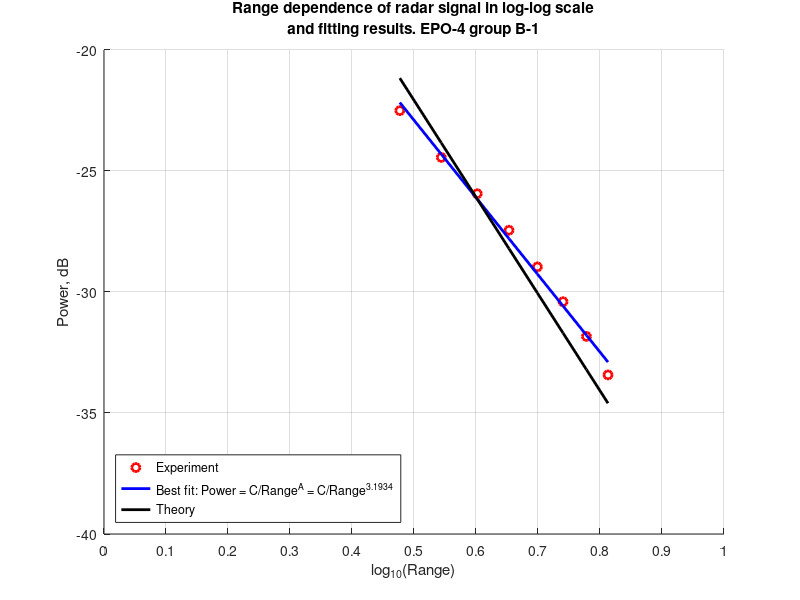

Recreate this plot in MATLAB.
% EPO-4: script for fitting range-power radar equation
% MTSR, EWI, TU Delft, 2012
% contact: o.a.krasnov@tudelft.nl
%======================================================================

close all
clear all
clc
% Comment this line as soon as you inserted your group's measurement data
%h=msgbox('Do not forget to edit the script: enter your group''s measurement data','Attention!','warn','modal'); uiwait(h);
%======================================================================
% Enter your data here
%======================================================================
strGroup='EPO-4 group B-1'                    % put your group number here
Range = [3,3.5,4,4.5,5,5.5,6,6.5]; % put your set of ranges here
Power = [74.904, 59.965, 50.458, 42.414, 35.624, 30.191, 25.595, 21.312]  ;      % put your set of measured signal amplitudes
Power = 20*log10(Power*10^-3);
%======================================================================
disp('If Power = C/Range^A, then');
disp('log(Power) = -A * log(Range) + log(C)');
disp('to solve this and find A and log(C)');
disp('See "Linear Model with Nonpolynomial Terms" in MATLAB help');
disp('Note: Copy the  resulting figure into your report and try ');
disp('      to explain the deviation from theoretical expectation');

logPower=(Power)'./10;
logRange=log10(Range)';

X = [ones(size(logRange))  logRange];
a = X\logPower;

C = 10^(a(1));
A = -a(2);

Power1=(a(1)+logRange.*(-4));

figure
hold on
plot(logRange,(logPower).*10,'ro','linewidth',2)
plot(logRange,(-A*logRange +a(1)).*10,'b-','linewidth',2)
plot(logRange,(-4*logRange +a(1)+(-A+4)*logRange(3)).*10,'k-','linewidth',2)
set(gca,'Xlim',[0,1])
set(gca,'XTick',[0:0.1:1])
xlabel('log_{10}(Range)')
ylabel('Power, dB')
title({'Range dependence of radar signal in log-log scale',['and fitting results. ',strGroup]})
legend_handle=legend('Experiment',['Best fit: Power = C/Range^A = ','C','/Range^{',num2str(A),'}'],'Theory');
set(legend_handle,'Location','SouthWest')
hold off
grid on